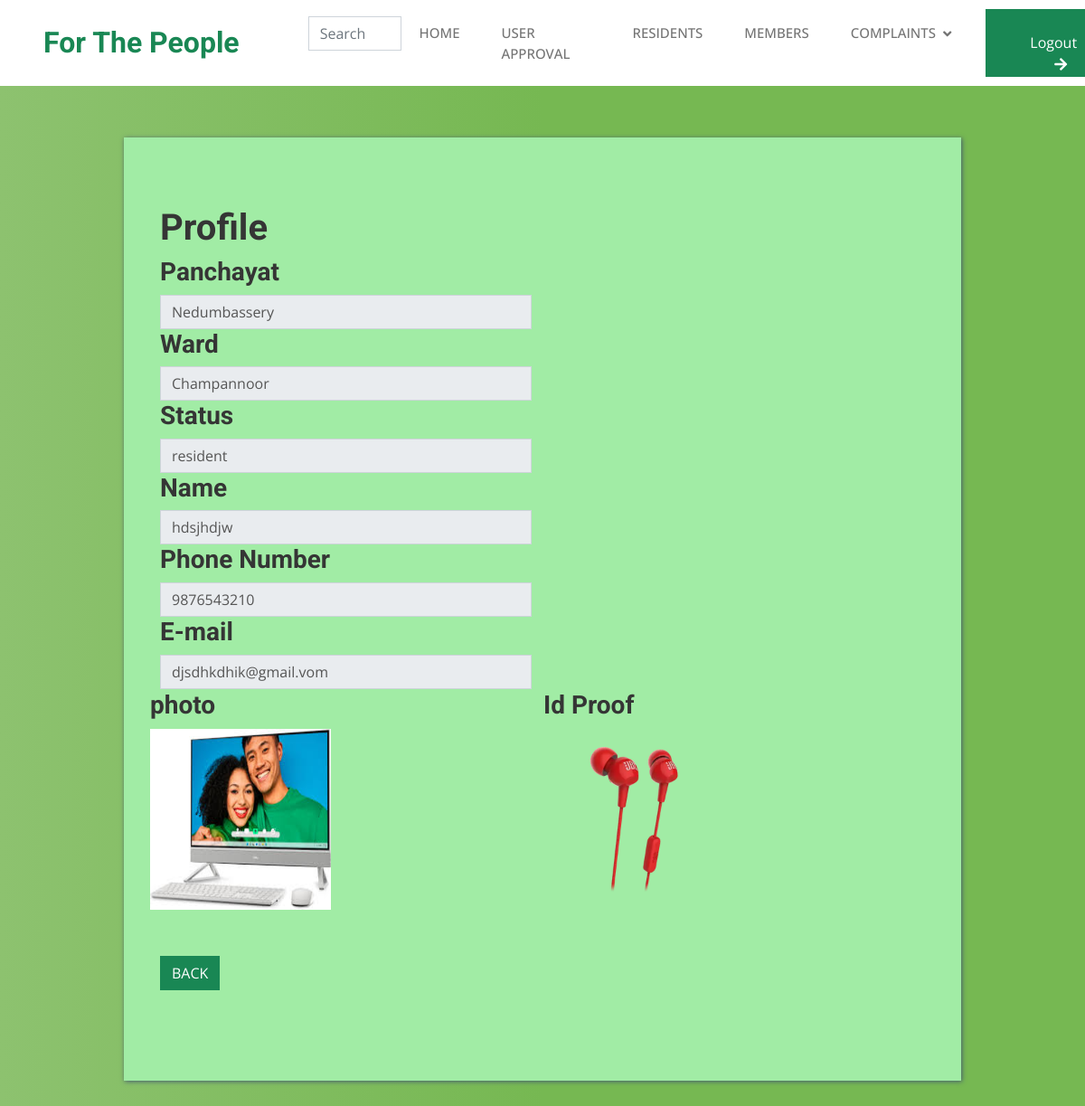
/pro/1, run on the app's committed database.
### app3/models.py (models this page shows, shortened)
class usersignup(models.Model):
    panchayatchoices = (
        ('Puthenvelikkara','Puthenvelikkara'),
        ('Chengamanadu','Chengamanadu'),
        ('Nedumbassery','Nedumbassery'),
        ('Parakkadavu','Parakkadavu'),
        ('Kunnukara','Kunnukara'),
    )
    panchayat = models.CharField(max_length=100,default='Nedumbassery',choices=panchayatchoices)
    ward = models.CharField(max_length=100)
    name = models.CharField(max_length=50)
    email = models.EmailField()
    phone = models.IntegerField()
    username = models.CharField(max_length=50)
    password = models.CharField(max_length=50)
    status = models.CharField(null=True,max_length=50)
    image = models.ImageField(null=True,upload_to='profile',default='img/noprofile.jpg')
    proof = models.ImageField(null=True,upload_to='proof')
    created_at = models.DateTimeField(auto_now_add=True)
    updated_at = models.DateTimeField(auto_now=True)
    ap = (
        ('Pending','Pending'),
        ('Approved','Approved')
    )
    approval = models.CharField(max_length=1000,choices=ap,default='Pending')
    address=models.TextField(blank=True)

### app3/views.py (the view)
# urls.py: path('pro/<val>',views.pro,name="pro"),
def pro(r,val):
    usr=usersignup.objects.filter(id=val).first()
    return render(r,'adminn/profile.html',{'usr':usr})

### template/adminn/profile.html (shortened to what this page needs)
{%extends 'adminn/base.html'%}
{% block content %}
{%load static%}
    <link rel="stylesheet" href="{% static 'css/templatemo-style.css'%}">
    <link href="{% static 'css/bootstrap.min.css'%}" rel="stylesheet">
    <div  class="container tm-mt-big tm-mb-big">
        <div class="row">
          <div  class="col-xl-10  col-lg-10 col-md-12 col-sm-12 mx-auto">
            <div style="padding-bottom: 100px;" class="tm-bg-primary-dark tm-block tm-block-h-auto">
              <div class="row">
                <div class="col-12">
                  <h2 class="tm-block-title d-inline-block"><h1>Profile</h1></h2>
                </div>
              </div>
              <div class="row tm-edit-product-row">
                <div class="col-xl-6 col-lg-6 col-md-12">
                  <label for="name"><h3>Panchayat</h3></label>
                  <input id="subject" name="subject" type="text" value="{{usr.panchayat}}" disabled class="form-control validate" />
                  <label for="name"><h3>Ward</h3></label>
                  <input id="subject" name="subject" type="text" value="{{usr.ward}}" disabled class="form-control validate" />
                  <label for="name"><h3>Status</h3></label>
                  <input id="subject" name="subject" type="text" value="{{usr.status}}" disabled class="form-control validate" />
                      <label for="name"><h3>Name</h3></label>
                      <input id="subject" name="subject" type="text" value="{{usr.name}}" disabled class="form-control validate" />
                      <label for="name"><h3>Phone Number</h3></label>
                      <input id="subject" name="subject" type="text" value="{{usr.phone}}" disabled class="form-control validate" />
                      <label for="name"><h3>E-mail</h3></label>
                      <input id="subject" name="subject" type="text" value="{{usr.email}}" disabled class="form-control validate" />
                    </div>
                    <table>
                        <tr>
                            <th><label for=""><h3>photo</h3></label></th>
                            <th><label for=""><h3>Id Proof</h3></label></th>
                        </tr>
                        <tr>
                          {% if usr.image %}
                            <td> <img style="height: 200px;width: 200px;" src="{{usr.image.url}}" alt=""></td>
                            {% else %}
                            <td> <img style="height: 200px;width: 200px;" src="{% static 'img/noprofile.jpg'%}" alt=""></td>
                          {% endif %}
                            <td><img style="height: 200px;width: 200px;" src="{{usr.proof.url}}" alt=""></td>
                        </tr>
                        <tr>
                            <td>&nbsp;</td>
                            <td>&nbsp;</td>
                        </tr>
                    </table>
                </div>
                <br>
                <div class="col-12">
                    <a href="{% url 'apr'%}"><button type="submit" class="btn btn-success btn-block text-uppercase">back</button></a>
                  </div>
                </div>
            </div>
        </div>
    </div>
        {% endblock %}

### static/css/login.css (style rules this page uses)
.container { position: relative; z-index: 1; max-width: 300px; margin: 0 auto; }
.container:before, .container:after { content: ""; display: block; clear: both; }
body { background: #76b852; background: rgb(141,194,111); background: linear-gradient(90deg, rgba(141,194,111,1) 0%, rgba(118,184,82,1) 50%); font-family: "Roboto", sans-serif; -webkit-font-smoothing: antialiased; -moz-osx-font-smoothing: grayscale; }

### static/css/style.css (style rules this page uses)
:root { --primary: green; --light: #F5F5F5; --dark: #353535; }
.btn { font-weight: 500; transition: .5s; }

### static/css/templatemo-style.css (style rules this page uses)
html { font-size: 16px; overflow-x: hidden; }
body { font-family: Roboto, Helvetica, Arial, sans-serif; background-color: #4e7a53b0; overflow-x: hidden; }
a { transition: all 0.3s ease; }
.tm-mt-big { margin-top: 57px; }
.tm-mb-big { margin-bottom: 60px; }
.tm-block { padding: 40px; -webkit-box-shadow: 1px 1px 5px 0 #457145; -moz-box-shadow: 1px 1px 5px 0 #455c71; box-shadow: 1px 1px 5px 0 #455c71; min-height: 350px; height: 100%; max-height: 450px; }
.tm-block-h-auto { min-height: 1px; max-height: none; height: auto; }
.tm-block-title { font-size: 1.1rem; font-weight: 700; color: #ffffff; margin-bottom: 30px; }
.form-control { background-color: #6c75a6; color: #fffcfc; border: 0; }
.btn { transition: all 0.2s ease; max-width: 100%; }
.tm-bg-primary-dark { background-color: rgb(161, 236, 165); }

### data on the page
usersignup: subject "Nedumbassery", subject "Champannoor", subject "resident", subject "hdsjhdjw", subject "9876543210", subject "djsdhkdhik@gmail.vom", image (picture), proof (picture)
